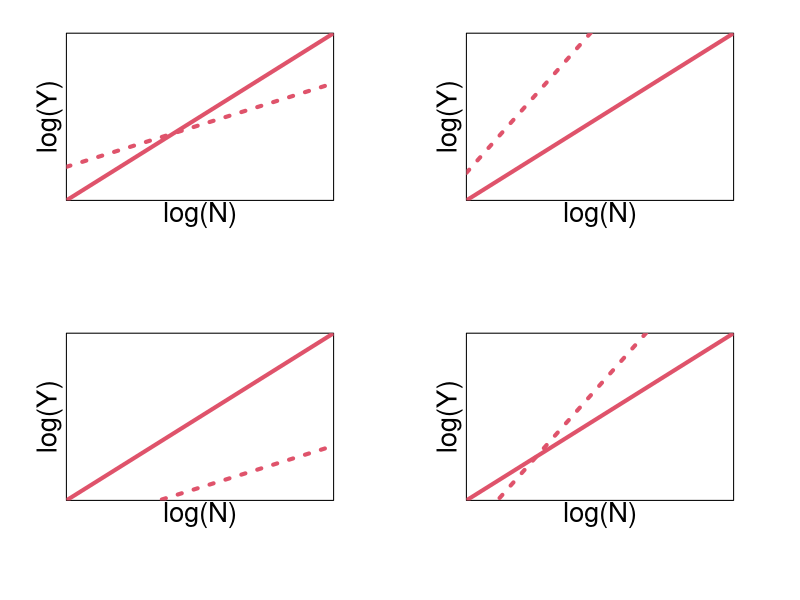

This chart was generated by the following R code:
N = 1:100
png(file='C:/Sync/CoolGirl/Fhe/Pre/line.png',width=20,height=20, units='cm',res=150)
par(mfrow=c(2,2), mar=c(6,4,2,4))

#1
plot(N,N, type='n', xaxt="n",yaxt="n",ann=F)
title(xlab="log(N)", mgp=c(0.5,0,0),cex.lab=2)
title(ylab="log(Y)", mgp=c(0.4,0,0),cex.lab=2)
abline(a=0,b=1,lwd=4,col=2)
abline(a=20, b=0.5, lwd=4,col=2, lty=3)

#2
plot(N,N, type='n', xaxt="n",yaxt="n",ann=F)
title(xlab="log(N)", mgp=c(0.5,0,0),cex.lab=2)
title(ylab="log(Y)", mgp=c(0.4,0,0),cex.lab=2)
abline(a=0,b=1,lwd=4,col=2)
abline(a=20, b=1.8, lwd=4,col=2, lty=3)

#3
plot(N,N, type='n', xaxt="n",yaxt="n",ann=F)
title(xlab="log(N)", mgp=c(0.5,0,0),cex.lab=2)
title(ylab="log(Y)", mgp=c(0.4,0,0),cex.lab=2)
abline(a=0,b=1,lwd=4,col=2)
abline(a=-20, b=0.5, lwd=4,col=2, lty=3)

#4
plot(N,N, type='n', xaxt="n",yaxt="n",ann=F)
title(xlab="log(N)", mgp=c(0.5,0,0),cex.lab=2)
title(ylab="log(Y)", mgp=c(0.4,0,0),cex.lab=2)
abline(a=0,b=1,lwd=4,col=2)
abline(a=-20, b=1.8, lwd=4,col=2, lty=3)



dev.off()